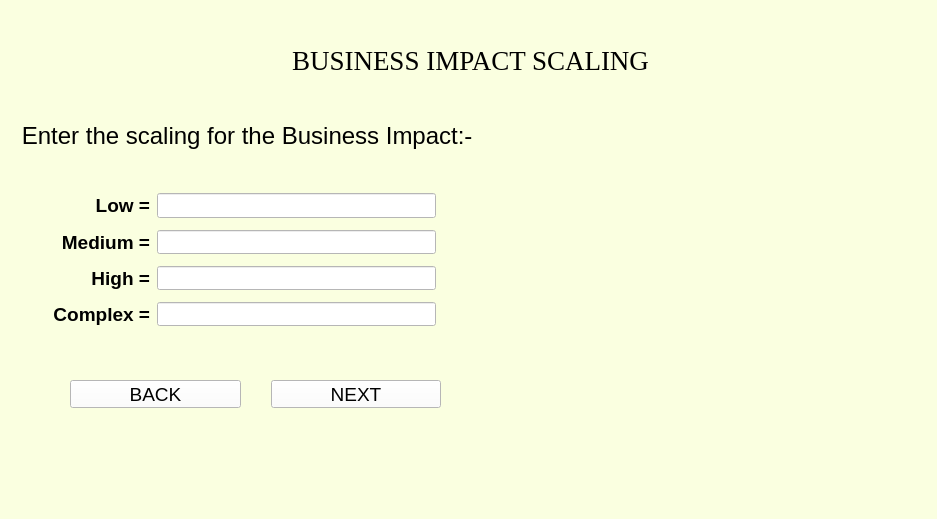
<?xml version="1.0" encoding="UTF-8"?>
<ui version="4.0">
 <class>MainWindow</class>
 <widget class="QMainWindow" name="MainWindow">
  <property name="geometry">
   <rect>
    <x>0</x>
    <y>0</y>
    <width>937</width>
    <height>519</height>
   </rect>
  </property>
  <property name="windowTitle">
   <string>MainWindow</string>
  </property>
  <property name="styleSheet">
   <string notr="true">background-color:rgb(250, 255, 224)</string>
  </property>
  <widget class="QWidget" name="centralwidget">
   <widget class="QLabel" name="label_10">
    <property name="geometry">
     <rect>
      <x>0</x>
      <y>40</y>
      <width>941</width>
      <height>41</height>
     </rect>
    </property>
    <property name="font">
     <font>
      <family>Times New Roman</family>
      <pointsize>20</pointsize>
     </font>
    </property>
    <property name="text">
     <string>BUSINESS IMPACT SCALING</string>
    </property>
    <property name="alignment">
     <set>Qt::AlignCenter</set>
    </property>
   </widget>
   <widget class="QLabel" name="label">
    <property name="geometry">
     <rect>
      <x>-220</x>
      <y>110</y>
      <width>941</width>
      <height>51</height>
     </rect>
    </property>
    <property name="font">
     <font>
      <family>Arial</family>
      <pointsize>18</pointsize>
     </font>
    </property>
    <property name="text">
     <string>Enter the scaling for the Business Impact:- </string>
    </property>
    <property name="alignment">
     <set>Qt::AlignCenter</set>
    </property>
   </widget>
   <widget class="QWidget" name="layoutWidget">
    <property name="geometry">
     <rect>
      <x>50</x>
      <y>190</y>
      <width>391</width>
      <height>141</height>
     </rect>
    </property>
    <property name="font">
     <font>
      <family>Arial</family>
      <pointsize>14</pointsize>
      <weight>50</weight>
      <bold>false</bold>
     </font>
    </property>
    <layout class="QGridLayout" name="gridLayout">
     <property name="leftMargin">
      <number>3</number>
     </property>
     <property name="topMargin">
      <number>3</number>
     </property>
     <property name="rightMargin">
      <number>5</number>
     </property>
     <property name="bottomMargin">
      <number>5</number>
     </property>
     <property name="horizontalSpacing">
      <number>7</number>
     </property>
     <property name="verticalSpacing">
      <number>12</number>
     </property>
     <item row="0" column="0">
      <widget class="QLabel" name="label_3">
       <property name="font">
        <font>
         <family>Arial</family>
         <pointsize>14</pointsize>
         <weight>75</weight>
         <bold>true</bold>
        </font>
       </property>
       <property name="text">
        <string>Low =</string>
       </property>
       <property name="alignment">
        <set>Qt::AlignRight|Qt::AlignTrailing|Qt::AlignVCenter</set>
       </property>
      </widget>
     </item>
     <item row="0" column="1">
      <widget class="QLineEdit" name="riskLow">
       <property name="font">
        <font>
         <family>Arial</family>
         <pointsize>12</pointsize>
         <weight>50</weight>
         <bold>false</bold>
        </font>
       </property>
       <property name="styleSheet">
        <string notr="true">background-color:rgb(255, 255, 255)</string>
       </property>
      </widget>
     </item>
     <item row="1" column="0">
      <widget class="QLabel" name="label_2">
       <property name="font">
        <font>
         <family>Arial</family>
         <pointsize>14</pointsize>
         <weight>75</weight>
         <bold>true</bold>
        </font>
       </property>
       <property name="text">
        <string>Medium =</string>
       </property>
       <property name="alignment">
        <set>Qt::AlignRight|Qt::AlignTrailing|Qt::AlignVCenter</set>
       </property>
      </widget>
     </item>
     <item row="1" column="1">
      <widget class="QLineEdit" name="riskMedium">
       <property name="font">
        <font>
         <family>Arial</family>
         <pointsize>12</pointsize>
         <weight>50</weight>
         <bold>false</bold>
        </font>
       </property>
       <property name="styleSheet">
        <string notr="true">background-color:rgb(255, 255, 255)</string>
       </property>
      </widget>
     </item>
     <item row="2" column="0">
      <widget class="QLabel" name="label_4">
       <property name="font">
        <font>
         <family>Arial</family>
         <pointsize>14</pointsize>
         <weight>75</weight>
         <bold>true</bold>
        </font>
       </property>
       <property name="text">
        <string>High =</string>
       </property>
       <property name="alignment">
        <set>Qt::AlignRight|Qt::AlignTrailing|Qt::AlignVCenter</set>
       </property>
      </widget>
     </item>
     <item row="2" column="1">
      <widget class="QLineEdit" name="riskHigh">
       <property name="font">
        <font>
         <family>Arial</family>
         <pointsize>12</pointsize>
         <weight>50</weight>
         <bold>false</bold>
        </font>
       </property>
       <property name="styleSheet">
        <string notr="true">background-color:rgb(255, 255, 255)</string>
       </property>
      </widget>
     </item>
     <item row="3" column="0">
      <widget class="QLabel" name="label_6">
       <property name="font">
        <font>
         <family>Arial</family>
         <pointsize>14</pointsize>
         <weight>75</weight>
         <bold>true</bold>
        </font>
       </property>
       <property name="text">
        <string>Complex =</string>
       </property>
       <property name="alignment">
        <set>Qt::AlignRight|Qt::AlignTrailing|Qt::AlignVCenter</set>
       </property>
      </widget>
     </item>
     <item row="3" column="1">
      <widget class="QLineEdit" name="riskComplex">
       <property name="font">
        <font>
         <family>Arial</family>
         <pointsize>12</pointsize>
         <weight>50</weight>
         <bold>false</bold>
        </font>
       </property>
       <property name="styleSheet">
        <string notr="true">background-color:rgb(255, 255, 255)</string>
       </property>
      </widget>
     </item>
    </layout>
   </widget>
   <widget class="QWidget" name="layoutWidget">
    <property name="geometry">
     <rect>
      <x>70</x>
      <y>380</y>
      <width>371</width>
      <height>28</height>
     </rect>
    </property>
    <property name="font">
     <font>
      <family>Arial</family>
      <pointsize>14</pointsize>
     </font>
    </property>
    <layout class="QGridLayout" name="gridLayout_2">
     <property name="horizontalSpacing">
      <number>30</number>
     </property>
     <item row="0" column="0">
      <widget class="QPushButton" name="backButton">
       <property name="font">
        <font>
         <family>Arial</family>
         <pointsize>14</pointsize>
        </font>
       </property>
       <property name="styleSheet">
        <string notr="true">background-color:rgb(255, 255, 255)</string>
       </property>
       <property name="text">
        <string>BACK</string>
       </property>
      </widget>
     </item>
     <item row="0" column="1">
      <widget class="QPushButton" name="nextButton">
       <property name="font">
        <font>
         <family>Arial</family>
         <pointsize>14</pointsize>
        </font>
       </property>
       <property name="styleSheet">
        <string notr="true">background-color:rgb(255, 255, 255)</string>
       </property>
       <property name="text">
        <string>NEXT</string>
       </property>
      </widget>
     </item>
    </layout>
   </widget>
   <widget class="QLabel" name="label_5">
    <property name="geometry">
     <rect>
      <x>470</x>
      <y>170</y>
      <width>401</width>
      <height>171</height>
     </rect>
    </property>
    <property name="text">
     <string/>
    </property>
    <property name="pixmap">
     <pixmap>../image_files/business_impact_matrix.png</pixmap>
    </property>
    <property name="scaledContents">
     <bool>true</bool>
    </property>
   </widget>
  </widget>
  <widget class="QMenuBar" name="menubar">
   <property name="geometry">
    <rect>
     <x>0</x>
     <y>0</y>
     <width>937</width>
     <height>21</height>
    </rect>
   </property>
  </widget>
  <widget class="QStatusBar" name="statusbar"/>
 </widget>
 <resources/>
 <connections/>
</ui>
